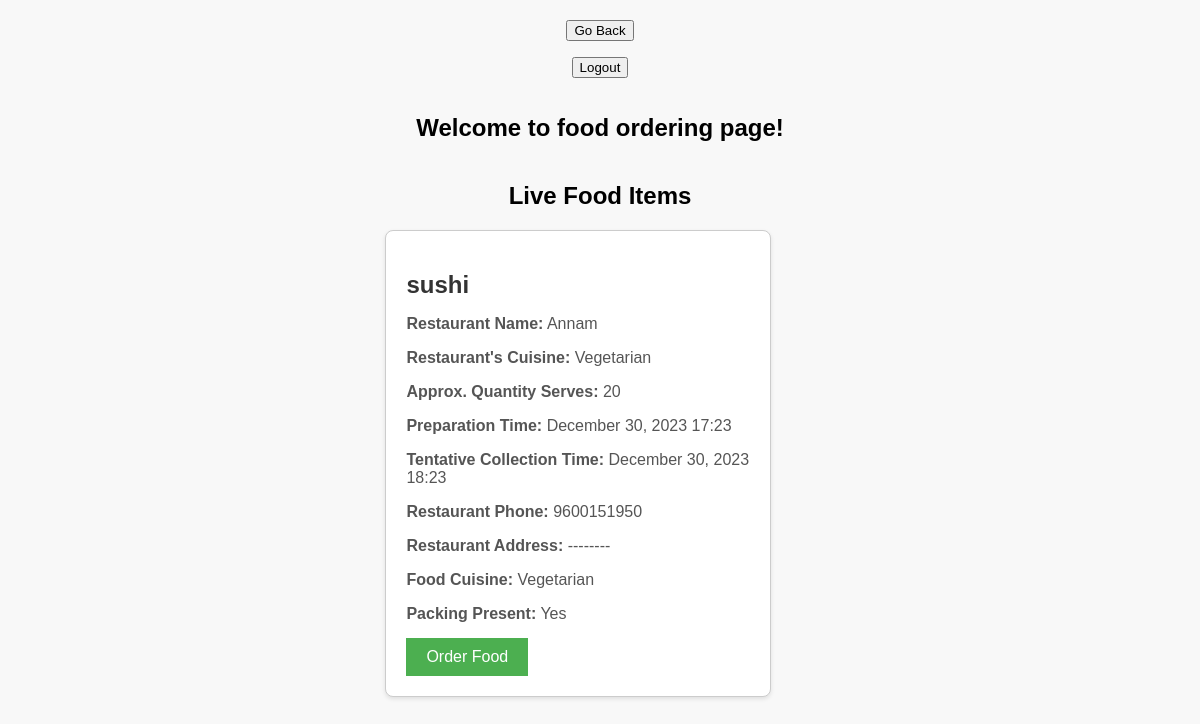
The app's page /charity/order/ (signed in) with its own data.
### app/models.py (models this page shows)
class FoodOrder(models.Model):
    id = models.AutoField(primary_key=True)
    organization_name = models.CharField(max_length=255)
    cuisine_type = models.CharField(max_length=20)
    restaurant_phone = models.CharField(max_length=15)
    city = models.CharField(max_length=255)
    state = models.CharField(max_length=255)
    restaurant_address = models.TextField()
    charity_name = models.CharField(max_length=255, default="Nil")
    delivery_address = models.TextField()
    charity_phone = models.CharField(max_length=15)
    time_of_preparation = models.DateTimeField()
    name_of_food = models.CharField(max_length=255)
    food_cuisine = models.CharField(max_length=20)
    quantity_serves = models.IntegerField()
    storage_duration = models.CharField(max_length=100)
    tentative_collection_time = models.DateTimeField()
    packing_present = models.CharField(max_length=3)
    is_live = models.BooleanField(default=False)
    collected_time = models.DateTimeField(null=True, blank=True)
    restaurant_inbox = models.BooleanField(default=False) #to be displayed in restaurant inbox
    charity_inbox = models.BooleanField(default=False) #to be displayed in charity inbox
    display_status = models.BooleanField(default=False) #to be displayed on contributions/order history
    accept_reject_status = models.BooleanField(default=True) #for making the accept/reject button vanish after clicking
    order_timestamp = models.DateTimeField(auto_now_add=True) #time when order was placed
    restaurant_order_status = models.CharField(max_length=20, default="Nil")

### app/views.py (the view)
# urls.py: path('charity/order/', views.order, name="order"),
def order(request):
    username=request.session.get('username')
    live_food_items = FoodOrder.objects.filter(is_live=True)
    print(live_food_items)
    return render(request,'app/order.html', {"live_food_items":live_food_items, "username":username})

### app/templates/app/order.html (shortened to what this page needs)
<form method="post" action="{% url 'charityhome' %}">
    <button type="submit">Go Back</button>
</form>
<form method="post" action="{% url 'logout' %}">
    <button type="submit">Logout</button>
</form>
<h2>Welcome to food ordering page!</h2>
<!DOCTYPE html>
<html lang="en">
<head>
</head>
<body>
{% if username %}
    <h2>Live Food Items</h2>
    {% if live_food_items %}
      {% for food_item in live_food_items %}
         <form class="" action="{% url 'orderfood' %}" method="post">
           <div class="food-item" onclick="enlargeFoodItem(this)">
               <h2>{{ food_item.name_of_food }}</h2>
               <p><strong>Restaurant Name:</strong> {{ food_item.organization_name }}</p>
               <p><strong>Restaurant's Cuisine:</strong> {{ food_item.cuisine_type }}</p>
               <p><strong>Approx. Quantity Serves:</strong> {{ food_item.quantity_serves }}</p>
               <p><strong>Preparation Time:</strong> {{ food_item.time_of_preparation|date:"F j, Y H:i" }}</p>
               <p><strong>Tentative Collection Time:</strong> {{ food_item.tentative_collection_time|date:"F j, Y H:i" }}</p>
               <p><strong>Restaurant Phone:</strong> {{ food_item.restaurant_phone }}</p>
               <p><strong>Restaurant Address:</strong> {{ food_item.restaurant_address }}</p>
               <p><strong>Food Cuisine:</strong> {{ food_item.food_cuisine }}</p>
               <p><strong>Packing Present:</strong> {{ food_item.packing_present }}</p>
               <button type="submit" class="order-button">Order Food</button>
           </div>
         </form>
      {% endfor %}
    {% else %}
      <div>No food items currently available! Kindly check later</div>
    {% endif %}
{% else %}
    <h2>You do not have an account registered with us!</h2>
    <p><a href="{% url 'register' %}">Register here</a></p>
{% endif %}
</body>
</html>

### app/templates/app/order.html (style rules this page uses)
body { font-family: Arial, sans-serif; background-color: #f8f8f8; margin: 0; padding: 0; display: flex; flex-direction: column; align-items: center; padding-top: 20px; }
.food-item { border: 1px solid #ccc; border-radius: 8px; padding: 20px; margin-bottom: 20px; background-color: #fff; box-shadow: 0 2px 4px rgba(0, 0, 0, 0.1); width: 80%; max-width: 600px; cursor: pointer; transition: transform 0.3s ease-in-out; }
.food-item h2 { color: #333; margin-bottom: 10px; }
.food-item p { color: #555; margin-bottom: 5px; }
.order-button { background-color: #4CAF50; color: white; border: none; padding: 10px 20px; text-align: center; text-decoration: none; display: inline-block; font-size: 16px; margin-top: 10px; cursor: pointer; }

### records on screen
FoodOrder: name_of_food "sushi", organization_name "Annam", cuisine_type "Vegetarian", quantity_serves "20", time_of_preparation "December 30, 2023 17:23", tentative_collection_time "December 30, 2023 18:23", restaurant_phone "9600151950", restaurant_address "--------", food_cuisine "Vegetarian", packing_present "Yes"
